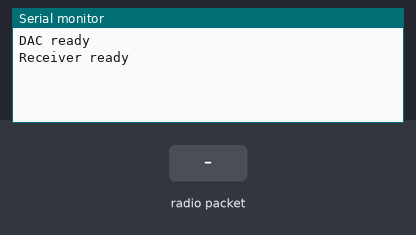
A sketch run on a simulated Arduino Uno, built with avr-gcc and run on an emulated ATmega328P. On the bench: the last lines printed to the serial monitor. The inputs (shaded band) are chosen by the test bench. No radio packets arrive unless stated.

Above: at 1.2 s.
1.3 s: radio packet "1" arrives
At 2.5 s:
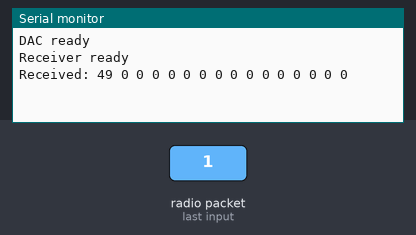
2.8 s: radio packet "0" arrives
At 3.8 s:
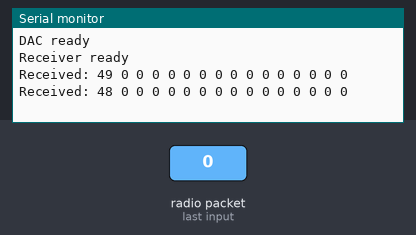
4.3 s: radio packet "2" arrives
At 5.0 s:
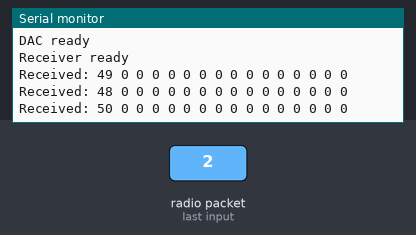

Measured:
- after the input at 1.3 s, the serial monitor: prints a new line at once (image 1)
- after the input at 2.8 s, the serial monitor: prints a new line at once (image 2)
- after the input at 4.3 s, the serial monitor: prints a new line at once (image 3)

The sketch:

one_way_speaker_test_good.ino
```cpp
#include <Wire.h>
#include <Adafruit_MCP4725.h>
#include <SPI.h>
#include <nRF24L01.h>
#include <RF24.h>

#define CE_PIN 7
#define CSN_PIN 8

RF24 radio(CE_PIN, CSN_PIN);
const byte address[6] = "00001";

Adafruit_MCP4725 dac;

void setup() {
  Serial.begin(9600);

  if (!dac.begin(0x62)) {
    Serial.println("DAC not found!");
    while (1);
  }
  Serial.println("DAC ready");

  radio.begin();
  radio.openReadingPipe(0, address);
  radio.setPALevel(RF24_PA_HIGH);
  radio.setDataRate(RF24_1MBPS);
  radio.startListening();
  Serial.println("Receiver ready");
}

void loop() {
  uint8_t audioPacket[16];

  if (radio.available()) {
    radio.read(&audioPacket, sizeof(audioPacket));
    Serial.print("Received: ");
    for (int i = 0; i < 16; i++) {
      uint16_t value12bit = audioPacket[i] * 16;
      dac.setVoltage(value12bit, false);
      Serial.print(audioPacket[i]);
      Serial.print(" ");
      delayMicroseconds(125);
    }
    Serial.println();
  }
}
```
